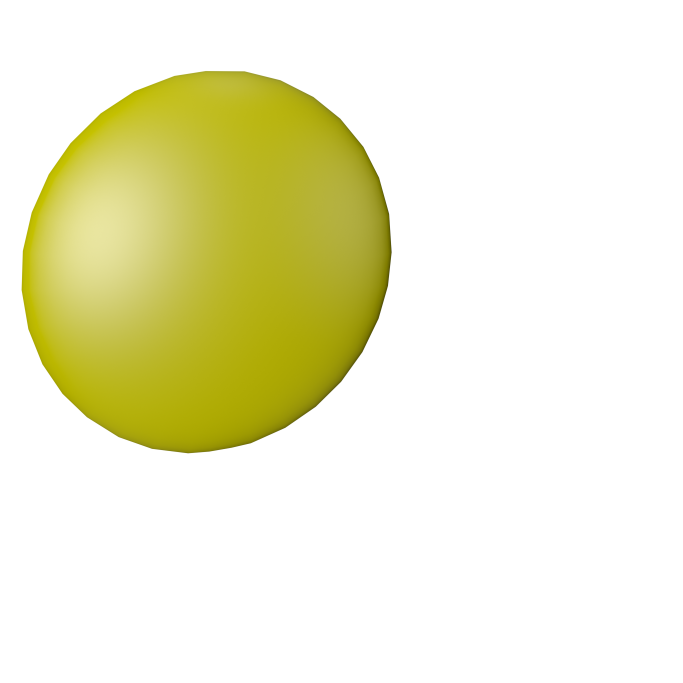
#> input picture assets/typewriter/layers/pulpo-smiley-noface.png, 2048 x 2048 px, found by its file name (shown at 1/3 size)
$ python threshold-smiley.py
#> lines starting #> are read from the running program, lines starting #| are printed output that depends on the picture; after the words box and inside, x2 and y2 are one past the last pixel; in counts of white or black regions, pixels touching at a corner belong together
"""Render the flat, thresholded smiley used inside Pulpo Keyboard's app.

The body becomes a perfect circle in the logo's yellow, and the face is the
rendered face layer thresholded to a single dark tone. Edges are only
antialiased by the final downscale.

From the repository root (requires Pillow and NumPy):
    python3 assets/threshold-smiley.py
"""

import argparse
from pathlib import Path

import numpy as np
from PIL import Image


ROOT = Path(__file__).resolve().parent.parent
YELLOW = (196, 192, 52)
FACE = (38, 38, 38)


def main():
    parser = argparse.ArgumentParser(description=__doc__)
    parser.add_argument('--source', type=Path, default=ROOT / 'assets/highres')
    parser.add_argument('--output', type=Path,
                        default=ROOT / 'apps/keyboard-ios/App/Assets.xcassets/PulpoSmiley.imageset')
    parser.add_argument('--points', type=int, default=64)
    parser.add_argument('--work-size', type=int, default=2048)
    args = parser.parse_args()

    Image.MAX_IMAGE_PIXELS = None
    body = alpha(args.source / 'pulpo-smiley-noface.png', args.work_size)
#> in alpha, image is the input picture: PIL image 2048x2048 RGBA; mean R, G, B, A 44.5, 43.6, 11.6, 60.4
    face = alpha(args.source / 'pulpo-smiley-justface.png', args.work_size)
#> call 2 of alpha, with size = 2048
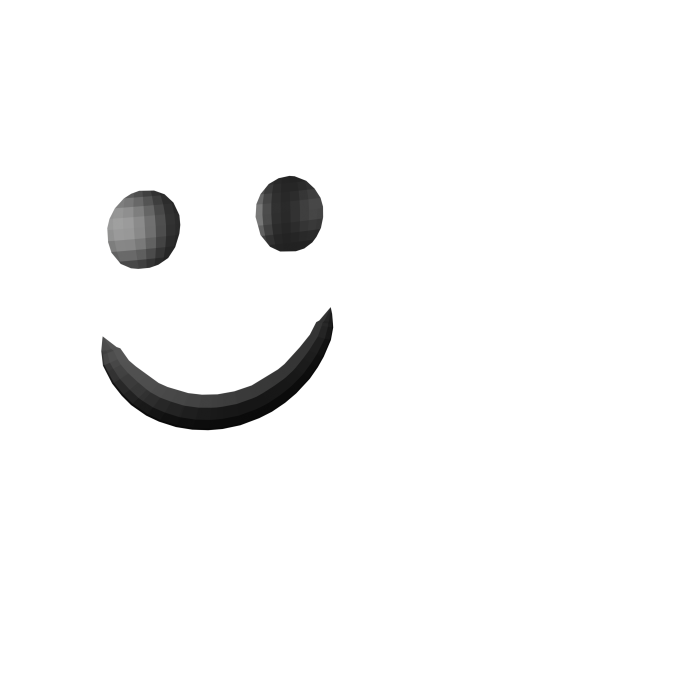
#> input picture assets/typewriter/layers/pulpo-smiley-justface.png, 2048 x 2048 px, found by its file name (shown at 1/3 size)
#> in alpha, image is the input picture: PIL image 2048x2048 RGBA; mean R, G, B, A 2.3, 2.3, 2.3, 9.5
#> in alpha (call 2), `return np.asarray(image.resize((size, size), Image.BOX).getchannel('A'..`:
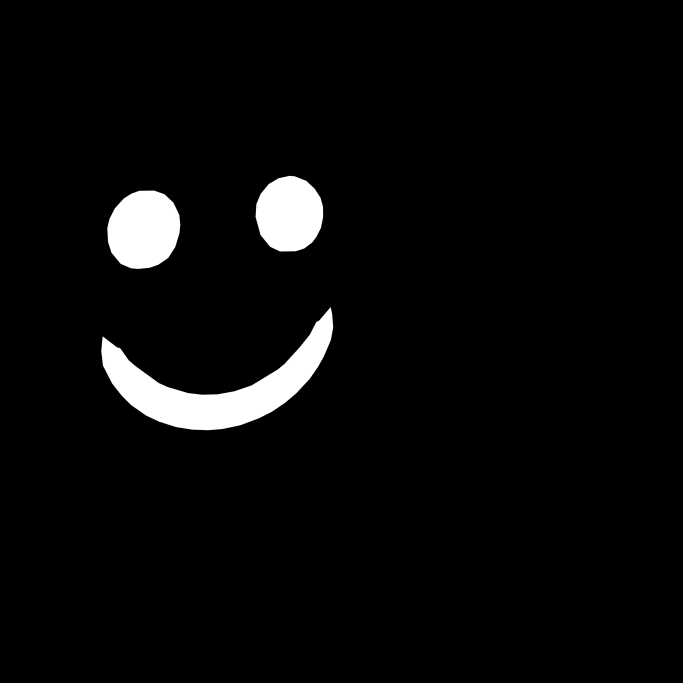
#> returned value: shape (2048, 2048) float32 (shown at 1/3 size); min 0, max 1, mean 0.0374

    # Fit the circle by area and centroid so the face stays where the logo has it.
    ys, xs = np.nonzero(body > 0.5)
    cx, cy = xs.mean() + 0.5, ys.mean() + 0.5
#> cx = 619.5; cy = 784.8
    radius = np.sqrt(len(xs) / np.pi)
#> radius = 562.5

    side = int(np.ceil(radius * 2))
#> side = 1126
    left, top = round(cx - side / 2), round(cy - side / 2)
#> left = 57; top = 222
    face = face[top:top + side, left:left + side] > 0.5
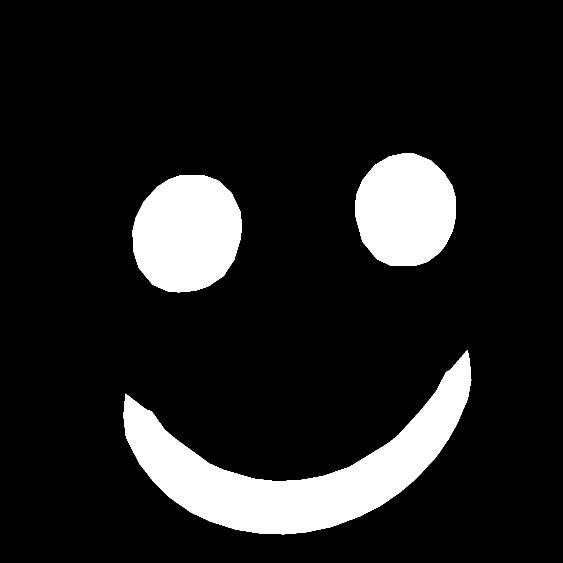
#> face: shape (1126, 1126) bool (shown at 1/2 size); 12.4% white; 3 white regions, box (x1, y1, x2, y2) and area: (247, 700, 943, 1069) 80111, (265, 350, 484, 585) 40728, (710, 306, 912, 532) 36159
    yy, xx = np.mgrid[0:side, 0:side] + 0.5
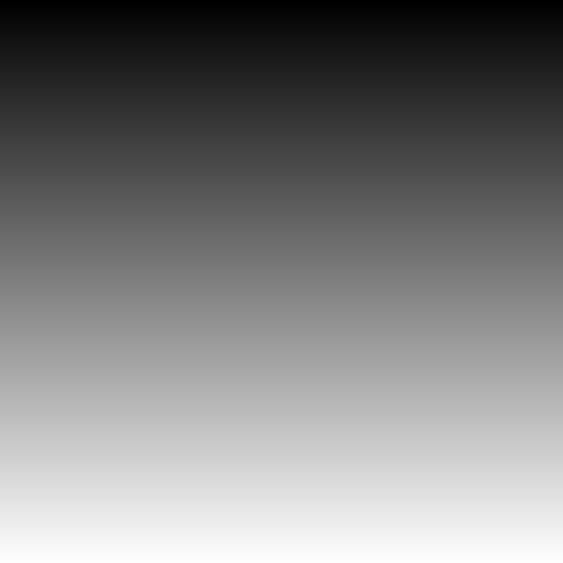
#> yy: shape (1126, 1126) float64 (shown at 1/2 size); min 0.5, max 1125.5, mean 563; drawn with min black and max white
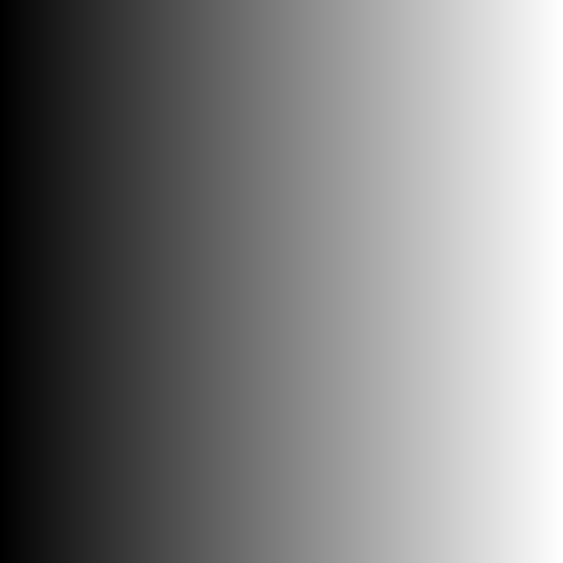
#> xx: shape (1126, 1126) float64 (shown at 1/2 size); min 0.5, max 1125.5, mean 563; drawn with min black and max white
    circle = (xx - (cx - left)) ** 2 + (yy - (cy - top)) ** 2 <= radius ** 2
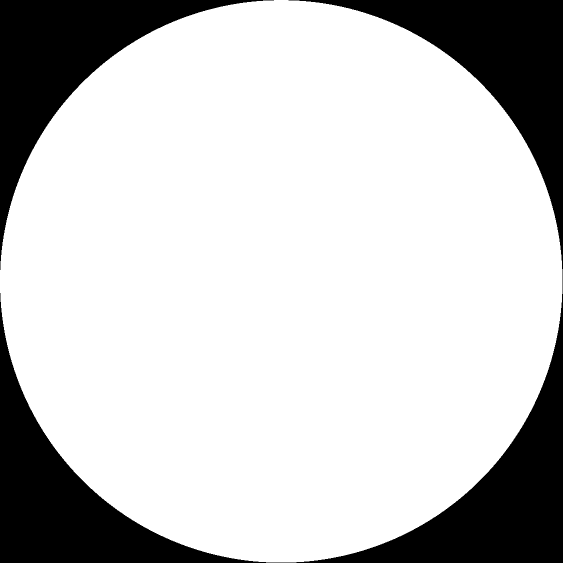
#> circle: shape (1126, 1126) bool (shown at 1/2 size); 78.4% white; 2 black regions, box (x1, y1, x2, y2) and area: (0, 0, 1126, 1126) 205705, (0, 0, 548, 540) 68076

    pixels = np.zeros((side, side, 4), dtype=np.uint8)
    pixels[circle] = (*YELLOW, 255)
    pixels[face & circle] = (*FACE, 255)
    image = Image.fromarray(pixels)
#> image: PIL image 1126x1126 RGBA

    for scale in (2, 3):
        size = args.points * scale
        image.resize((size, size), Image.LANCZOS).save(args.output / f'pulpo-smiley@{scale}x.png', optimize=True)
#> this loop made 2 passes
#> pass 2, in main, `image.resize((size, size), Image.LANCZOS).save(args.output / f'pulpo-s..`:
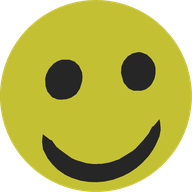
#> saved as pulpo-smiley@3x.png: PIL image 192x192 RGBA; mean R, G, B, A 138.5, 135.8, 40.1, 199.9; transparent parts drawn white


def alpha(path, size):
    image = Image.open(path).convert('RGBA')
    return np.asarray(image.resize((size, size), Image.BOX).getchannel('A'), dtype=np.float32) / 255


if __name__ == '__main__':
    main()
